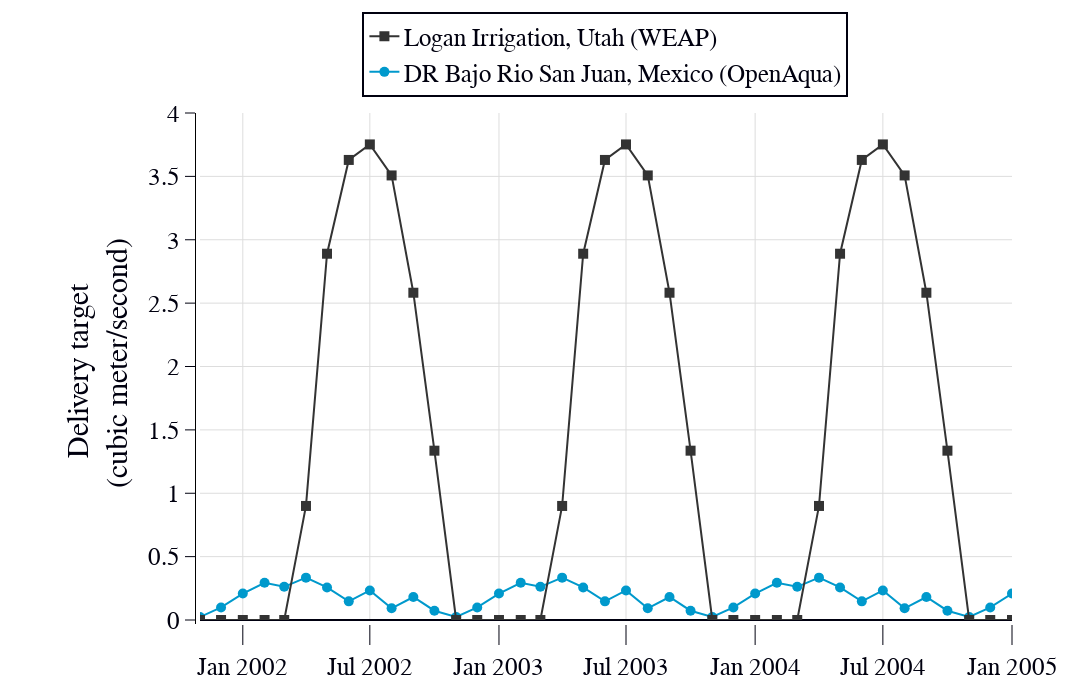

Notebook code for this chart:
### Markdown cell above
## Plot and compare demand and observed delievery for the baseline and calibration scenariosin Monterrey model

### Code cell
df_TimeSeries=result_df_UseCase3_1
# identify the data for four time series only based on the DatasetAcronym column header 
column_name = ["ScenarioName","AttributeName"]
subsets = df_TimeSeries.groupby(column_name)
data = []

subsets_settings = {
    ('Baseline','Observed Delivery'): {
        'dash': 'solid',
        'legend_index': 0,
        'legend_name': 'Baseline: Observed Delivery',
        'width':2,
        'color':'rgb(0, 0, 0)',
        'size':10,
        'symbol':'square'

        },
    ('Baseline','Demand'): {
        'dash': 'solid',
        'legend_index': 2,
        'legend_name': 'DR Bajo Rio San Juan, Mexico (OpenAqua)',
        'width':2,
        'color':'#0099CC',
        'size':10,
        'symbol':'square'

        },

    }

# This dict is used to map legend_name to original subset name
subsets_names = {y['legend_name']: x for x,y in subsets_settings.iteritems()}

for subset in subsets.groups.keys():
    if subset== ('Calibration','Demand') or subset == ('Calibration','Observed Delivery') or subset==('Baseline', 'Observed Delivery'):

        continue
    dt = subsets.get_group(name=subset)
    print subset

    s = go.Scatter(
                    x=dt['DateTimeStamp'],
                    y=dt['DataValue'],
                    mode='lines+markers',
                    marker=dict(size=10 ),        
        
                    name = subsets_settings[subset]['legend_name'],
                    
                        line = dict(
                        color =subsets_settings[subset]['color'],
                        width =subsets_settings[subset]['width'], 
                        dash=subsets_settings[subset]['dash']
                               ),
                        opacity = 1                                
                  )
    data.append(s)
    
 

data.sort(key=lambda x: subsets_settings[subsets_names[x['name']]]['legend_index'])




utah = go.Scatter(
                    
      x=result_data['date'],
      y=result_data['value'],
      name = 'Logan Irrigation, Utah (WEAP)',        
    mode='lines+markers',
    marker=dict(symbol='square',size=10),
    line = dict(color ='#333333')                            
                  )
data.append(utah)

    
layout = dict(
#title = "Use Case 3.3",
yaxis = dict(
    title = "Delivery target <br> (cubic meter/second)",            automargin=True,

#     tickformat= ',',

        dtick='0.5',
        ticks='outside',
        ticklen=10,
 
            range = ['0', '4'],
            showline=True,
            linewidth=1, linecolor='black',

            zerolinecolor='#00000f',
            tickcolor='#00000f',
            showgrid=True,
            gridcolor='#dddddd'),

xaxis = dict(
#         title = "Updated input parameters in the <br>Bear_River_WEAP_Model_2017",
    
    ticks='outside',
    automargin=True,
         range = ['2001-11-01','2005'],
                tick0='2000-01-01',
         zeroline=False,
         zerolinecolor='#00000f',
         zerolinewidth=4,
         tickcolor='#00000f',
         showgrid=True,
    gridcolor='#dddddd',
        showline=True,

#          tickfont=dict(size=22),
        ticklen=20
                ),
legend=dict(
        x=0.2,y=1.2,
      bordercolor='#00000f',
        borderwidth=2, traceorder="reversed"),
    width=1100,
    height=700,

 margin=dict(l=200,pad=4),
font=dict(size=25,family='arial',color='#00000f'),
showlegend=True,
#     paper_bgcolor='rgba(0,0,0,0)',
    plot_bgcolor='#FFFFFF'
    
)
# create a figure object
fig = dict(data=data, layout=layout)
#py.iplot(fig, filename = "2.3Identify_SeasonalValues") 

import plotly.express as px

## it can be run from the local machine on Pycharm like this like below
## It would also work here offline but in a seperate window  
offline.iplot(fig,filename = 'Monterrey' )       
# fig.update_xaxes(showline=True, linewidth=2, linecolor='black')
# fig.update_yaxes(showline=True, linewidth=2, linecolor='black')
print "Figure x is replicated!!"

### Figure 1 — Plotly figure (JSON) as saved in the notebook; plotly's stock layout.template omitted (floating-point values rounded to 4 significant figures; data arrays with more than 128 entries replaced by an {"elided": "..."} marker saying what was removed)
{"data": [{"line": {"color": "#0099CC", "dash": "solid", "width": 2}, "marker": {"size": 10}, "mode": "lines+markers", "name": "DR Bajo Rio San Juan, Mexico (OpenAqua)", "opacity": 1, "type": "scatter", "x": {"elided": "312 str values"}, "y": {"elided": "312 float values"}}, {"line": {"color": "#333333"}, "marker": {"size": 10, "symbol": "square"}, "mode": "lines+markers", "name": "Logan Irrigation, Utah (WEAP)", "type": "scatter", "x": ["2000-10-01", "2000-11-01", "2000-12-01", "2001-01-01", "2001-02-01", "2001-03-01", "2001-04-01", "2001-05-01", "2001-06-01", "2001-07-01", "2001-08-01", "2001-09-01", "2001-10-01", "2001-11-01", "2001-12-01", "2002-01-01", "2002-02-01", "2002-03-01", "2002-04-01", "2002-05-01", "2002-06-01", "2002-07-01", "2002-08-01", "2002-09-01", "2002-10-01", "2002-11-01", "2002-12-01", "2003-01-01", "2003-02-01", "2003-03-01", "2003-04-01", "2003-05-01", "2003-06-01", "2003-07-01", "2003-08-01", "2003-09-01", "2003-10-01", "2003-11-01", "2003-12-01", "2004-01-01", "2004-02-01", "2004-03-01", "2004-04-01", "2004-05-01", "2004-06-01", "2004-07-01", "2004-08-01", "2004-09-01", "2004-10-01", "2004-11-01", "2004-12-01", "2005-01-01", "2005-02-01", "2005-03-01", "2005-04-01", "2005-05-01", "2005-06-01", "2005-07-01", "2005-08-01", "2005-09-01"], "y": [1.336, 0, 0, 0, 0, 0, 0.8998, 2.89, 3.63, 3.752, 3.507, 2.582, 1.336, 0, 0, 0, 0, 0, 0.8998, 2.89, 3.63, 3.752, 3.507, 2.582, 1.336, 0, 0, 0, 0, 0, 0.8998, 2.89, 3.63, 3.752, 3.507, 2.582, 1.336, 0, 0, 0, 0, 0, 0.8998, 2.89, 3.63, 3.752, 3.507, 2.582, 1.336, 0, 0, 0, 0, 0, 0.8998, 2.89, 3.63, 3.752, 3.507, 2.582]}], "layout": {"font": {"color": "#00000f", "family": "arial", "size": 25}, "height": 700, "legend": {"bordercolor": "#00000f", "borderwidth": 2, "traceorder": "reversed", "x": 0.2, "y": 1.2}, "margin": {"l": 200, "pad": 4}, "plot_bgcolor": "#FFFFFF", "showlegend": true, "width": 1100, "xaxis": {"automargin": true, "gridcolor": "#dddddd", "range": ["2001-11-01", "2005"], "showgrid": true, "showline": true, "tick0": "2000-01-01", "tickcolor": "#00000f", "ticklen": 20, "ticks": "outside", "zeroline": false, "zerolinecolor": "#00000f", "zerolinewidth": 4}, "yaxis": {"automargin": true, "dtick": "0.5", "gridcolor": "#dddddd", "linecolor": "black", "linewidth": 1, "range": ["0", "4"], "showgrid": true, "showline": true, "tickcolor": "#00000f", "ticklen": 10, "ticks": "outside", "title": {"text": "Delivery target <br> (cubic meter/second)"}, "zerolinecolor": "#00000f"}}}
